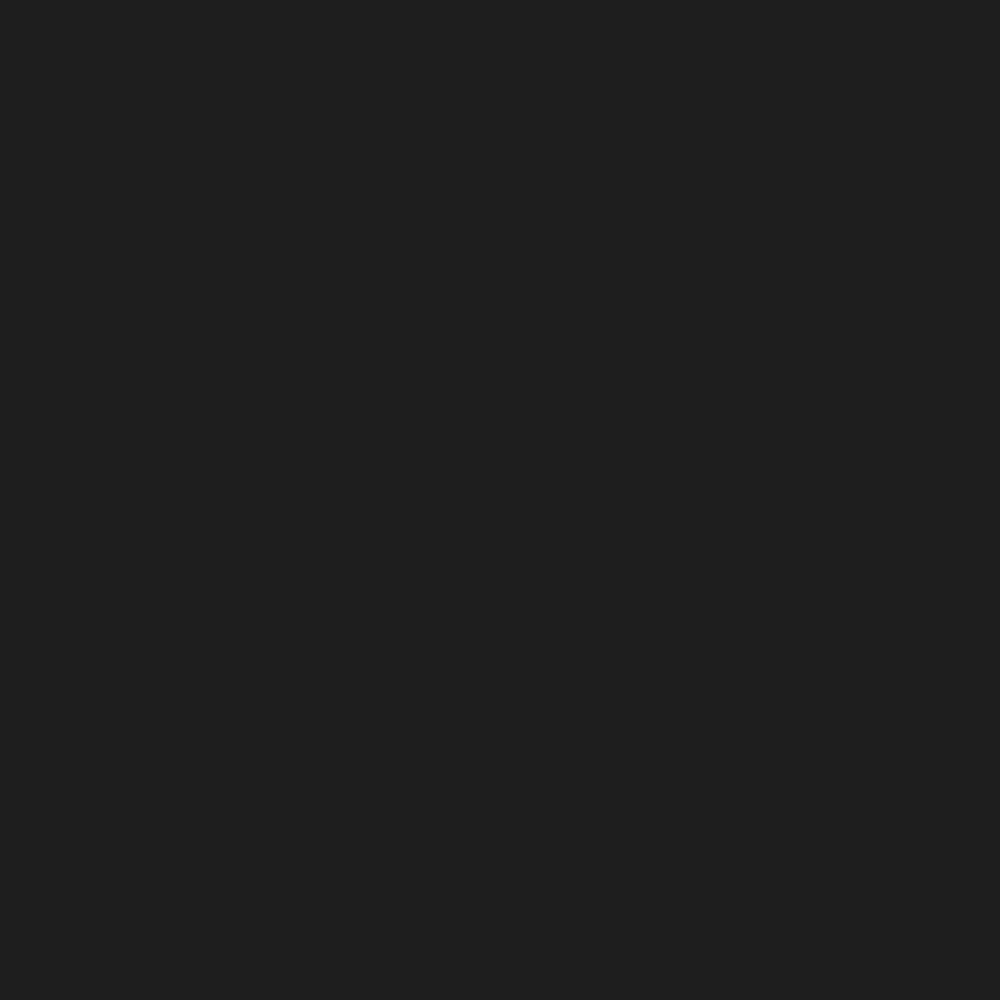
Frame 1 (no input)
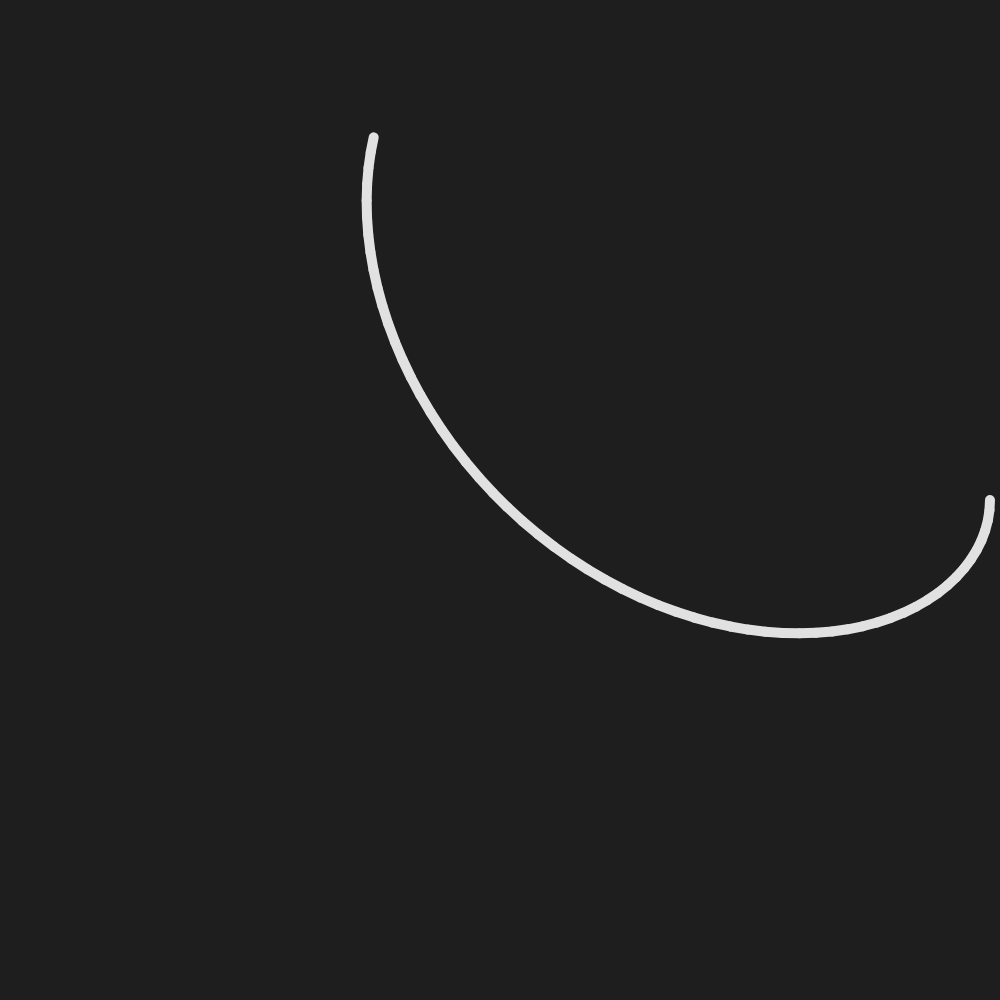
Frame 60 (no input)
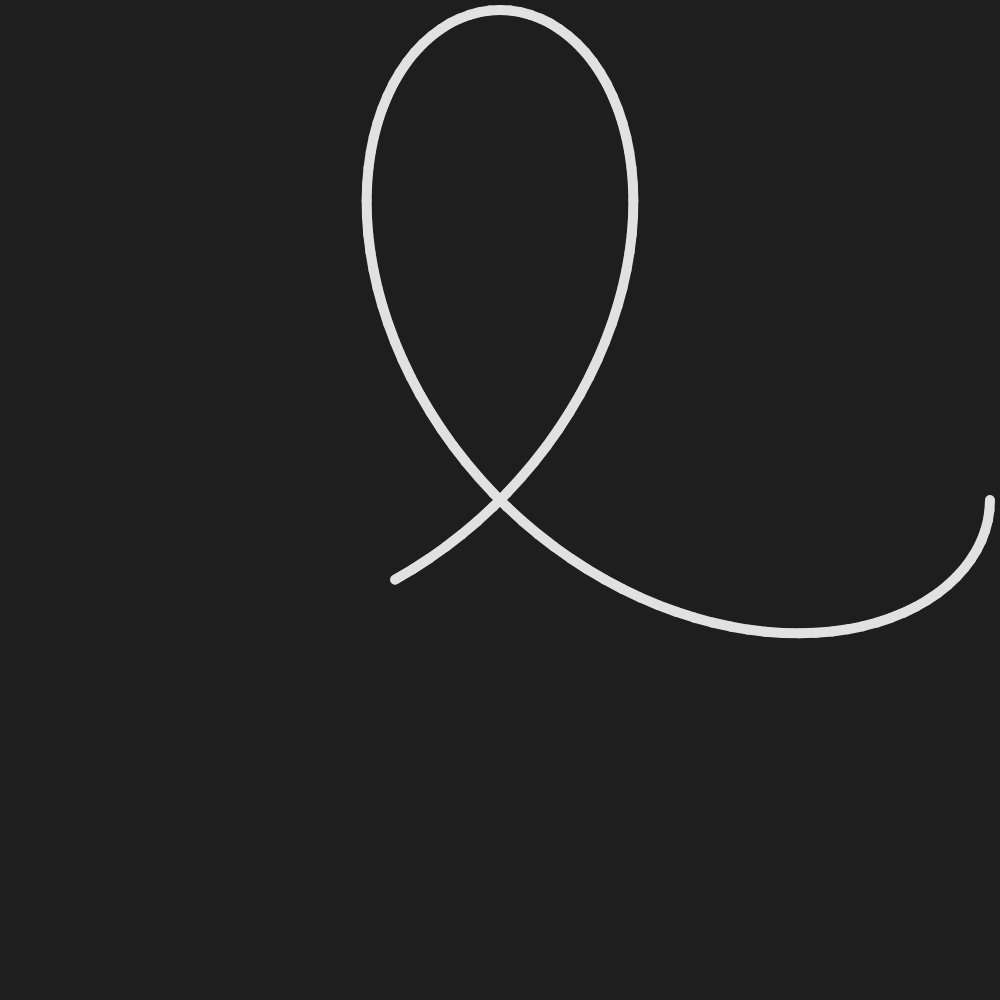
Frame 120 (the mouse pressed at the canvas centre since frame 60)

The p5.js sketch that drew these frames (run headless with seeded random() and noise() and a simulated clock; from frame 60 on, the mouse is pressed at the canvas centre):

// p5.js sketch
// ── sketch.js
let i;
let u = 0,
    k = 2;

let x = [0, 0], 
    y = [0, 0];

function setup() {
  const length = min(innerWidth, innerHeight)
  createCanvas(length, length).center('horizontal');
  background(30);
  
  i = TWO_PI / 300;
}

function draw() {
  translate(width/2, height/2)
  
  stroke(225)
  strokeWeight(10)
  
  let r = width * 0.49 * cos(k*u)
  
  x[1] = r * cos(u)
  y[1] = r * sin(u)
  
  if (u > 0) {
    line(x[0], y[0], x[1], y[1])
    if (floor(u / TWO_PI) == 1) {
      background(30)
      u = 0
      k += 2
    }
  }
  
  x[0] = x[1]
  y[0] = y[1]
  
  u += i
}
